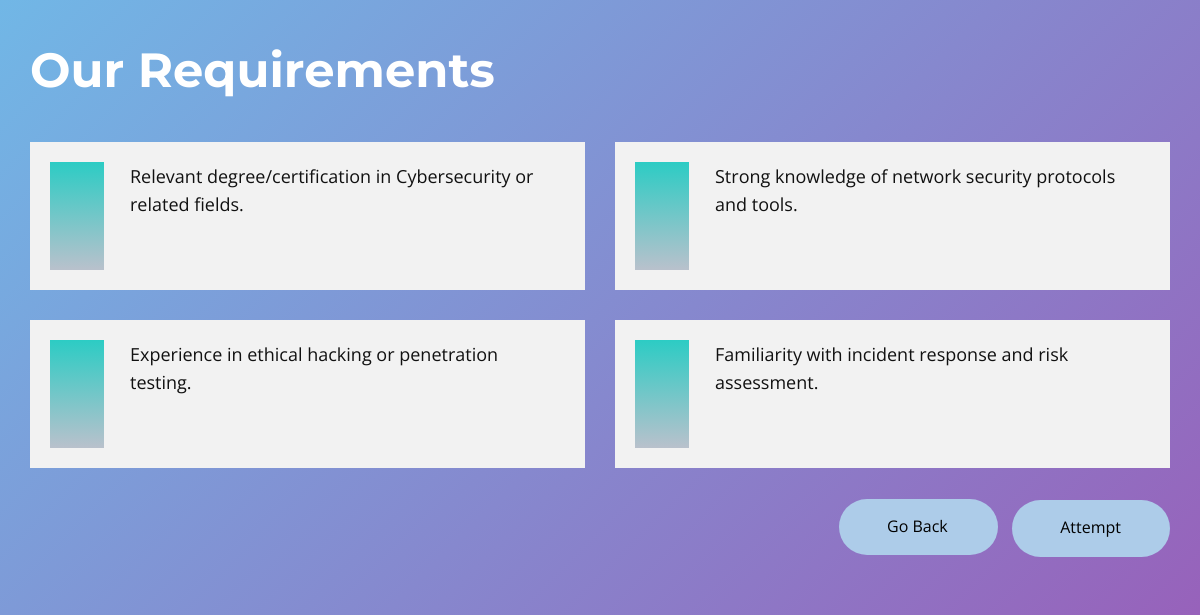
/requirement.php?s_id=5, run on the app's committed database.
### tables this page shows
CREATE TABLE `requ` (
  `r_id` int(11) NOT NULL,
  `s_id` int(11) NOT NULL,
  `one` varchar(500) NOT NULL,
  `two` varchar(500) NOT NULL,
  `three` varchar(500) NOT NULL,
  `four` varchar(500) NOT NULL
);

### requirement.php (the view, shortened to what this page needs)
<?php
  include_once "connection.php";
  $s_id= $_GET['s_id'];
  $q = "SELECT * FROM requ Where s_id='$s_id' ;";
  $result1 = mysqli_query($conn,$q);
  $data = mysqli_fetch_array($result1)
?>
<!DOCTYPE html>
<html style="font-size: 16px;" lang="en"><head>
    <link rel="stylesheet" href="nicepage.css" media="screen">
<link rel="stylesheet" href="requirement.css" media="screen">
  <meta data-intl-tel-input-cdn-path="intlTelInput/"></head>
  <body class="u-body u-palette-1-base u-xl-mode" data-lang="en">
    <section class="u-align-left u-clearfix u-section-1" id="carousel_8a9a">
      <div class="u-clearfix u-sheet u-sheet-1">
        <h3 class="u-custom-font u-font-montserrat u-text u-text-1"> Our Requirements</h3>
        <div class="u-expanded-width u-list u-list-1">
          <div class="u-repeater u-repeater-1">
            <div class="u-align-left u-container-style u-grey-5 u-list-item u-repeater-item u-shape-rectangle u-list-item-1">
              <div class="u-container-layout u-similar-container u-container-layout-1">
                <div class="u-gradient u-shape u-shape-rectangle u-shape-1"></div>
                <p class="u-text u-text-2"> <?php echo $data[2]; ?> </p>
              </div>
            </div>
            <div class="u-align-left u-container-style u-grey-5 u-list-item u-repeater-item u-shape-rectangle u-list-item-2">
              <div class="u-container-layout u-similar-container u-container-layout-2">
                <div class="u-gradient u-shape u-shape-rectangle u-shape-2"></div>
                <p class="u-text u-text-3"> <?php echo $data[3]; ?></p>
              </div>
            </div>
            <div class="u-align-left u-container-style u-grey-5 u-list-item u-repeater-item u-shape-rectangle u-list-item-3">
              <div class="u-container-layout u-similar-container u-container-layout-3">
                <div class="u-gradient u-shape u-shape-rectangle u-shape-3"></div>
                <p class="u-text u-text-4"> <?php echo $data[4]; ?></p>
              </div>
            </div>
            <div class="u-align-left u-container-style u-grey-5 u-list-item u-repeater-item u-shape-rectangle u-list-item-4">
              <div class="u-container-layout u-similar-container u-container-layout-4">
                <div class="u-gradient u-shape u-shape-rectangle u-shape-4"></div>
                <p class="u-text u-text-5"> <?php echo $data[5]; ?></p>
              </div>
            </div>
          </div>
        </div>
        <a href="designation.php" class="u-border-none u-btn u-btn-round u-button-style u-radius-50 u-btn-1">Go Back</a>
        <a href="quiz.php?s_id=<?php echo $s_id ;?>" class="u-btn u-btn-round u-button-style u-radius-50 u-btn-2">Attempt</a>
      </div>
    </section>
</body></html>

### requirement.css (style rules this page uses)
.u-section-1 .u-sheet-1 { min-height: 585px; }
.u-section-1 .u-text-1 { font-weight: 700; font-size: 3rem; margin: 42px 326px 0 0; }
.u-section-1 .u-list-1 { margin-top: 42px; margin-bottom: 0; }
.u-section-1 .u-repeater-1 { grid-template-columns: calc(50% - 15px) calc(50% - 15px); min-height: 326px; grid-gap: 30px 30px; }
.u-section-1 .u-list-item-1 { background-image: none; }
.u-section-1 .u-container-layout-1 { padding: 6px 20px; }
.u-section-1 .u-shape-1 { width: 54px; height: 108px; background-image: linear-gradient(#2cccc4, #b9c1cc); margin: 14px auto 0 0; }
.u-section-1 .u-text-2 { margin: -108px 1px 0 80px; }
.u-section-1 .u-list-item-2 { background-image: none; }
.u-section-1 .u-container-layout-2 { padding: 6px 20px; }
.u-section-1 .u-shape-2 { width: 54px; height: 108px; background-image: linear-gradient(#2cccc4, #b9c1cc); margin: 14px auto 0 0; }
.u-section-1 .u-text-3 { margin: -108px 1px 0 80px; }
.u-section-1 .u-list-item-3 { background-image: none; }
.u-section-1 .u-container-layout-3 { padding: 6px 20px; }
.u-section-1 .u-shape-3 { width: 54px; height: 108px; background-image: linear-gradient(#2cccc4, #b9c1cc); margin: 14px auto 0 0; }
.u-section-1 .u-text-4 { margin: -108px 1px 0 80px; }
.u-section-1 .u-list-item-4 { background-image: none; }
.u-section-1 .u-container-layout-4 { padding: 6px 20px; }
.u-section-1 .u-shape-4 { width: 54px; height: 108px; background-image: linear-gradient(#2cccc4, #b9c1cc); margin: 14px auto 0 0; }
.u-section-1 .u-text-5 { margin: -108px 1px 0 80px; }
.u-section-1 .u-btn-1 { margin: 31px 173px 0 809px; padding: 15px 50px 16px 48px; }
.u-section-1 .u-btn-2 { margin: -55px 0 31px auto; padding: 15px 49px 16px 48px; }
body { background: linear-gradient(135deg, #71b7e6, #9b59b6); }

### data on the page
requ: one "Relevant degree/certification in Cybersecurity or related fields.", two "Strong knowledge of network security protocols and tools.", three "Experience in ethical hacking or penetration testing.", four "Familiarity with incident response and risk assessment."
